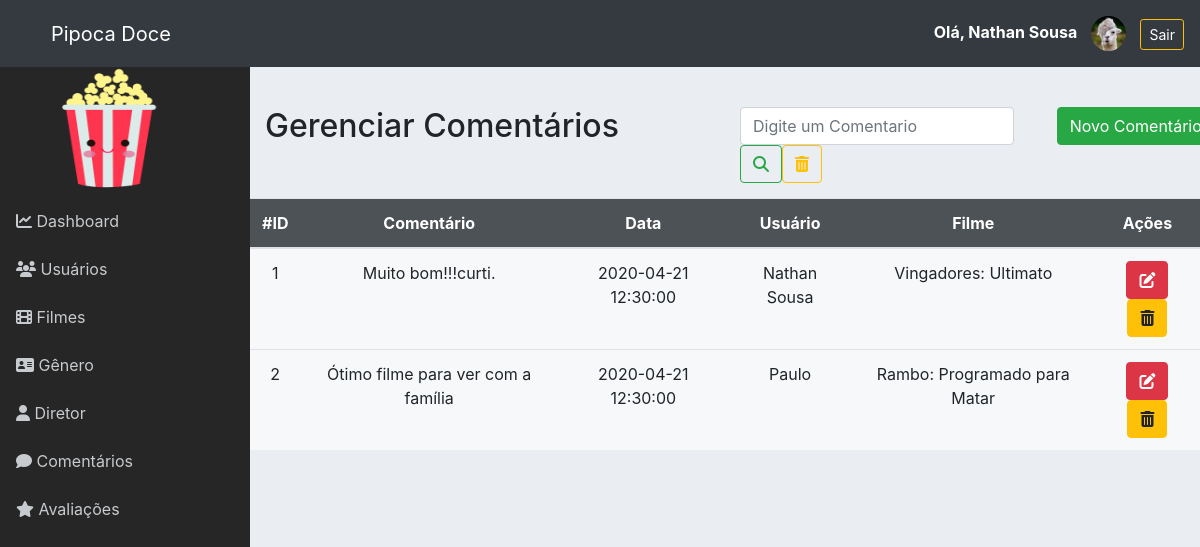
Before: /admin/comentarios.php (signed in) with the older database file.
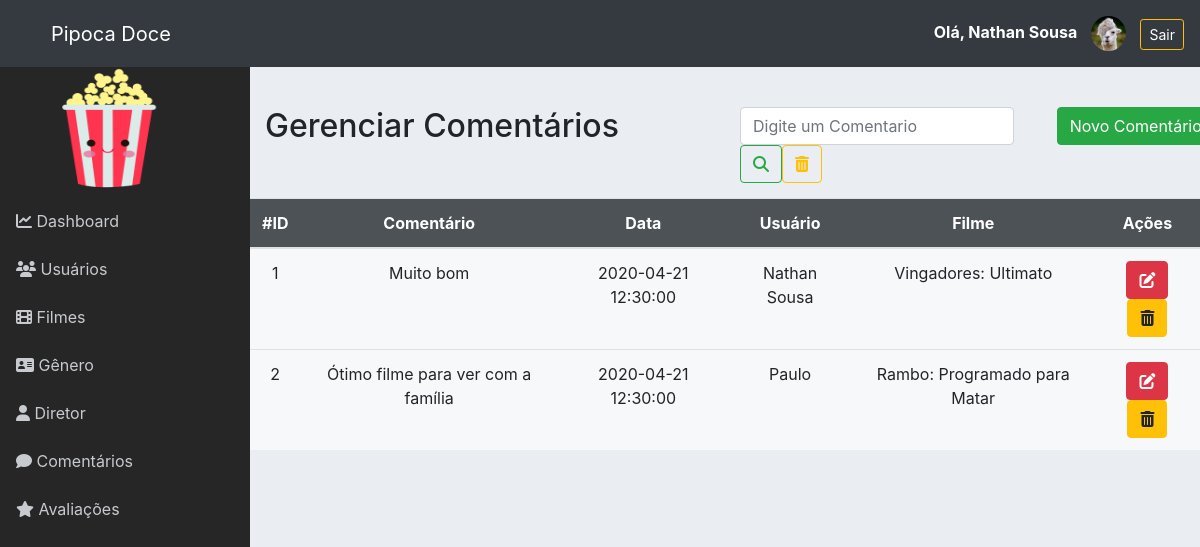
After: the same page with the newer database file.
### tables this page shows
CREATE TABLE `comentario` (
  `id` int NOT NULL AUTO_INCREMENT,
  `comentario` text NOT NULL,
  `data_comentario` datetime NOT NULL,
  `usuario_id` int NOT NULL,
  `filme_id` int NOT NULL,
  PRIMARY KEY (`id`),
  KEY `fk_comentario_usuario_idx` (`usuario_id`),
  KEY `fk_comentario_filme_idx` (`filme_id`),
  CONSTRAINT `fk_comentario_filme` FOREIGN KEY (`filme_id`) REFERENCES `filme` (`id`),
  CONSTRAINT `fk_comentario_usuario` FOREIGN KEY (`usuario_id`) REFERENCES `usuario` (`id`)
);

CREATE TABLE `usuario` (
  `id` int NOT NULL AUTO_INCREMENT,
  `nome` varchar(100) NOT NULL,
  `dataNascimento` date DEFAULT NULL,
  `email` varchar(45) NOT NULL,
  `senha` varchar(255) NOT NULL,
  `tipo` varchar(15) NOT NULL,
  `imagem` varchar(255) DEFAULT NULL,
  PRIMARY KEY (`id`)
);

CREATE TABLE `filme` (
  `id` int NOT NULL AUTO_INCREMENT,
  `nome` varchar(100) NOT NULL,
  `genero` int NOT NULL,
  `duracao` varchar(20) NOT NULL,
  `dataLancamento` varchar(50) NOT NULL,
  `url` varchar(255) DEFAULT NULL,
  `tipo` varchar(30) DEFAULT NULL,
  `sinopse` text NOT NULL,
  `elenco` varchar(100) NOT NULL,
  `diretor` int NOT NULL,
  `imagem` varchar(255) DEFAULT NULL,
  PRIMARY KEY (`id`),
  KEY `fk_genero_idx` (`genero`),
  KEY `fk_diretor_idx` (`diretor`),
  CONSTRAINT `fk_diretor` FOREIGN KEY (`diretor`) REFERENCES `diretor` (`id`),
  CONSTRAINT `fk_genero` FOREIGN KEY (`genero`) REFERENCES `genero` (`id`)
);

### admin/classes/Conexao.php (called while the page is built, shortened)
<?php
class Conexao
{
	private $host;
	private $user;
	private $password;
	public function __construct() {
		$this->host = 'mysql:host=localhost;dbname=pipoca_doce';
		$this->user = 'root';
		$this->password = 'root';
	}
	public function conectar() {
		try {
			$conn = new PDO(
				$this->host,
				$this->user,
				$this->password,
				array(
					PDO::ATTR_ERRMODE => PDO::ERRMODE_EXCEPTION,
					PDO::MYSQL_ATTR_INIT_COMMAND => "SET NAMES utf8"
				)
			);
			return $conn;
		} catch (PDOException $e) {
			echo 'Erro na conexao. Erro reportado: ' . $e->getMessage();
			exit;
		}
	}
}

### admin/classes/ComentarioDAO.php (called while the page is built, shortened)
<?php
require_once 'Model.php';
class ComentarioDAO extends Model
{
    public function __construct()
    {
        $this->class = 'Comentario';
        $this->tabela = 'comentario';
    }
	public function listar($pesquisa = '')
	{
		if ($pesquisa != '') {
			$sql = "SELECT * FROM {$this->tabela}
					WHERE data like '%{$pesquisa}%'
						OR data like '%{$pesquisa}%'";
		} else {
			$sql = "SELECT * FROM {$this->tabela}";
		}
		$stmt = $this->db->prepare($sql);
		$stmt->setFetchMode(PDO::FETCH_CLASS, $this->class);
		$stmt->execute();
		return $stmt->fetchAll();
	}
}

### admin/classes/Model.php (called while the page is built, shortened)
<?php
require 'Conexao.php';
class Model
{
	protected $tabela;
	protected $class;
	protected $db;
	public function __construct()
	{
		$conexao = new Conexao();
		$this->db = $conexao->conectar();
	}
    public function get($id)
    {
    	$sql = "SELECT * FROM {$this->tabela} WHERE id = {$id}";
    	$stmt = $this->db->prepare($sql);
    	$stmt->setFetchMode(PDO::FETCH_CLASS, $this->class);
    	$stmt->execute();
    	return $stmt->fetch();
    }
}

### admin/classes/Comentario.php (called while the page is built, shortened)
<?php
class Comentario
{
	private $id;
	private $comentario;
	private $data_comentario;
    private $usuario_id;
    private $filme_id;
    public function getId()
    {
        return $this->id;
    }
    public function getComentario()
    {
        return $this->comentario;
    }
    public function getDataComentario()
    {
        return $this->data_comentario;
    }
    public function getUsuarioId()
    {
        return $this->usuario_id;
    }
    public function getFilmeId()
    {
        return $this->filme_id;
    }
}

### admin/classes/UsuarioDAO.php (called while the page is built, shortened)
<?php
require_once 'Model.php';
class UsuarioDAO extends Model
{
	public function __construct()
	{
		$this->tabela = 'usuario';
		$this->class = 'Usuario';
	}
}

### admin/classes/Usuario.php (called while the page is built, shortened)
<?php
class Usuario
{
	private $nome;
    public function getNome()
    {
        return $this->nome;
    }
}

### admin/classes/FilmeDAO.php (called while the page is built, shortened)
<?php
require_once 'Model.php';
class FilmeDAO extends Model
{
    public function __construct()
    {
        $this->tabela = 'filme';
        $this->class  = 'Filme';
    }
}

### admin/classes/Filme.php (called while the page is built, shortened)
<?php
class Filme
{
	private $nome;
    public function getNome()
    {
        return $this->nome;
    }
}

### admin/comentarios.php (the view, shortened to what this page needs)
<?php include './layout/header.php';?>
<?php include './layout/menu.php';?>
<?php
require 'classes/Comentario.php';
require 'classes/ComentarioDAO.php';
$comentarioDAO = new ComentarioDAO();
$comentarios = $comentarioDAO->listar();
require 'classes/Usuario.php';
require 'classes/UsuarioDAO.php';
$usuarioDAO = new UsuarioDAO();
require 'classes/Filme.php';
require 'classes/FilmeDAO.php';
$filmeDAO = new FilmeDAO();
if(isset($_GET['pesquisa']) && $_GET['pesquisa'] != '') {
	$comentarios = $comentarioDAO->listar($_GET['pesquisa']);
} else {
	$comentarios = $comentarioDAO->listar();
}
?>
<div class="row" style="margin-top:40px">
	<div class="col-6">
		<h2>Gerenciar Comentários</h2>
	</div>
	<div class="col-4">
		<form class="form-inline my-2 my-lg-0">
		      <input class="form-control mr-sm-2" name="pesquisa" type="search" placeholder="Digite um Comentario" aria-label="Pesquisar" value="<?= (isset($_GET['pesquisa']) ? $_GET['pesquisa'] : '') ?>">
		      <button class="btn btn-outline-success my-2 my-sm-0" type="submit">
		      	<i class="fas fa-search"></i>
		      </button>
		      <a href="./comentario.php" class="btn btn-outline-warning my-2 my-sm-0">
		      	<i class="fas fa-trash-alt"></i>
		      </a>
	    </form>
	</div>
	<div class="col-2">
		<a href="form_comentarios.php" class="btn btn-success">Novo Comentário</a>
	</div>
</div>
<div class="row">
	<table class="table table-hover table-responsive-lg">
		<thead>
			<tr>
				<th>#ID</th>
				<th>Comentário</th>
				<th>Data</th>
				<th>Usuário</th>
				<th>Filme</th>
				<th>Ações</th>
			</tr>
		</thead>
		<tbody>
			<?php foreach ($comentarios as $comentario) {
				$usuario_id = $usuarioDAO->get($comentario->getUsuarioId());
				$filme_id = $filmeDAO->get($comentario->getFilmeId());
			?>
			<tr>
				<td><?= $comentario->getId() ?></td>
				<td><?= $comentario->getComentario() ?></td>
				<td><?= $comentario->getDataComentario() ?></td>
				<td><?= $usuario_id->getNome() ?></td>
				<td><?= $filme_id->getNome() ?></td>
				<td>
					<a href="form_comentarios.php?id=<?= $comentario->getId() ?>" class="btn btn-danger">
						<i class="fas fa-edit"></i>
					</a>
					<a href="controle_comentarios.php?acao=deletar&id=<?= $comentario->getId() ?>" class="btn btn-warning" onclick="return confirm('Deseja realmente exluir o comentario?')">
						<i class="fas fa-trash-alt"></i>
					</a>
				</td>
			</tr>
			<?php } ?>
		</tbody>
	</table>
</div>
<?php include './layout/footer.php';?>

Changed rows visible on the page:
changed comentario "Nathan Sousa": comentario "Muito bom!!!curti." → "Muito bom"
